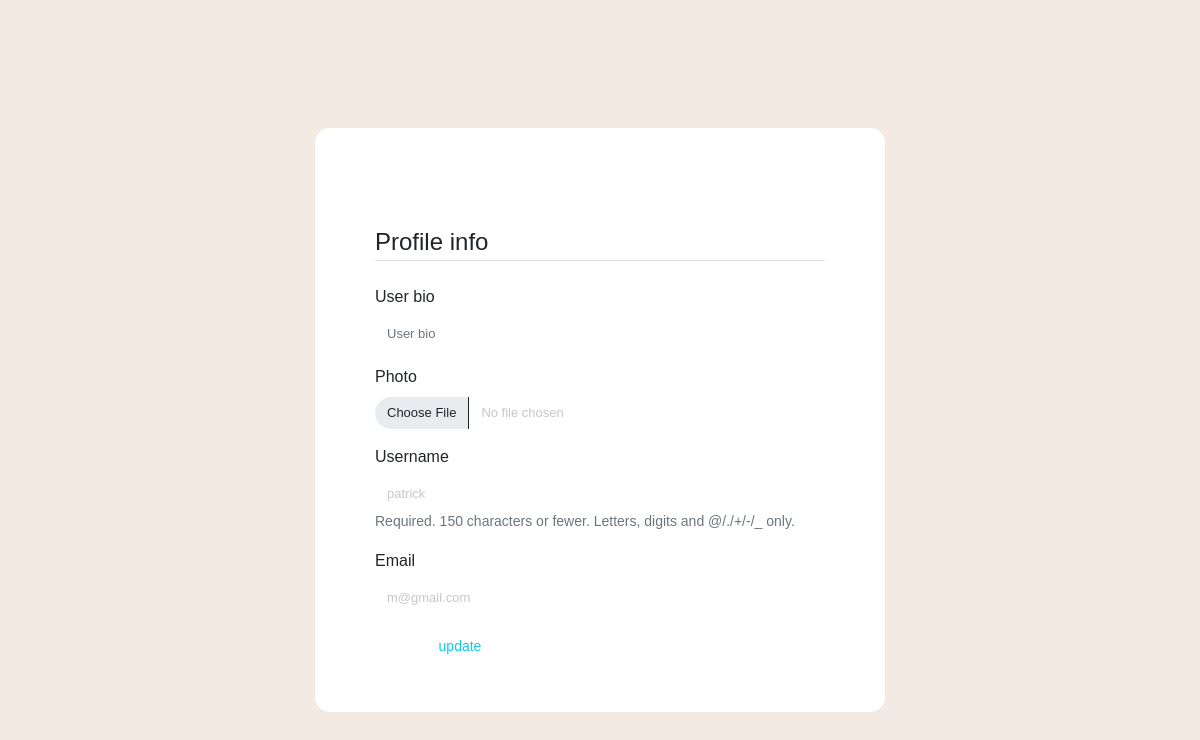
Page /edit_profile/ (signed in) on the earlier database version.
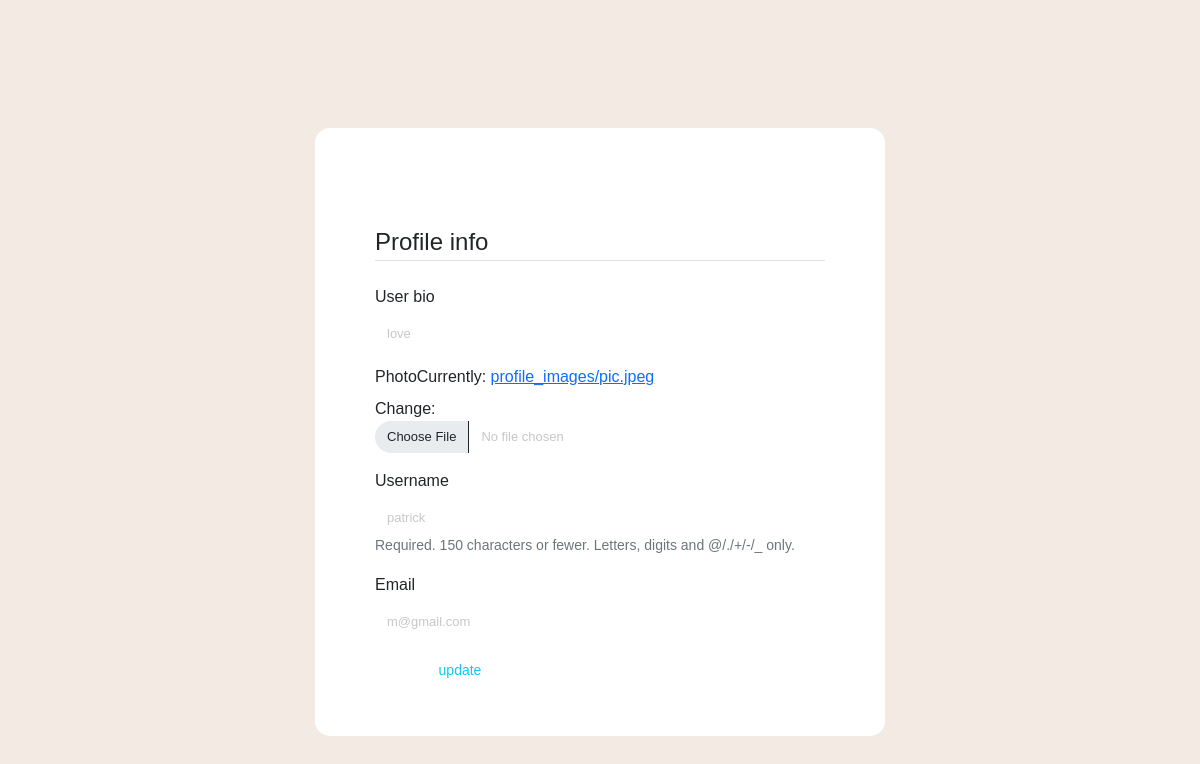
Same page on the later database version.
### users/models.py (models this page shows, shortened)
class Profile(models.Model):
    user = models.OneToOneField(User,on_delete=models.CASCADE)
    photo = models.ImageField(upload_to='profile_images')
    user_bio = models.CharField(max_length=30)
    date_created= models.DateField(auto_now_add=True )

### users/views.py (the view)
# urls.py: path('edit_profile/',views.edit_profile,name = 'edit_profile'),
def edit_profile(request):
    user= request.user
    if request.method == 'POST':
        user_form = UserUpdateForm(request.POST, instance=request.user.profile)
        profile = Profile.objects.get(user = request.user)
        prof_form = UpdateUserProfileForm(request.POST, request.FILES, instance=request.user.profile)
        if user_form.is_valid() and prof_form.is_valid():
            user_form.save()
            prof_form.save()
            return redirect('users:profile')
    else:
        user_form = UserUpdateForm(instance=request.user)
        prof_form = UpdateUserProfileForm(instance=request.user.profile)
    params = {
        'user_form': user_form,
        'prof_form': prof_form
    }
    return render(request, 'profile/edit_profile.html', params)

### users/forms.py
class UserUpdateForm(forms.ModelForm):
    email = forms.EmailField()
    class Meta:
        model = User
        fields = ['username','email']

class UpdateUserProfileForm(forms.ModelForm):
    class Meta:
        model = Profile
        fields = ['user_bio', 'photo']

### users/templates/profile/edit_profile.html (shortened to what this page needs)
{% extends 'base.html' %}
{%load bootstrap3%}
{%block content%}
<body>
<div class="container" style="font-family: 'Jost', sans-serif; margin-bottom: 7rem;">
    <div class="row mt-5" style="padding-top: 80px;">
        <div class="col-sm-6 m-auto card">
            <br>
            <div>
                <form method="POST" enctype="multipart/form-data" class="p-5">
                    <fieldset class="form-group">
                        <legend class="border-bottom pt-4 mb-4">Profile info</legend>
                        {%bootstrap_form prof_form%}
                        {%bootstrap_form user_form%}
                    </fieldset>
                    <div class="form-group">
                        <button class="btn btn-outline-info" type="submit">update</button>
                    </div>
                </form>
            </div>
        </div>
    </div>
</div>
</body>
{%endblock%}

Differences in the rows shown:
changed Profile: user_bio (not shown) → "love"
Other differences:
text no longer shown: "User bio Photo"
text now shown: "User bio Photo Currently: profile_images/pic.jpeg Change:"
